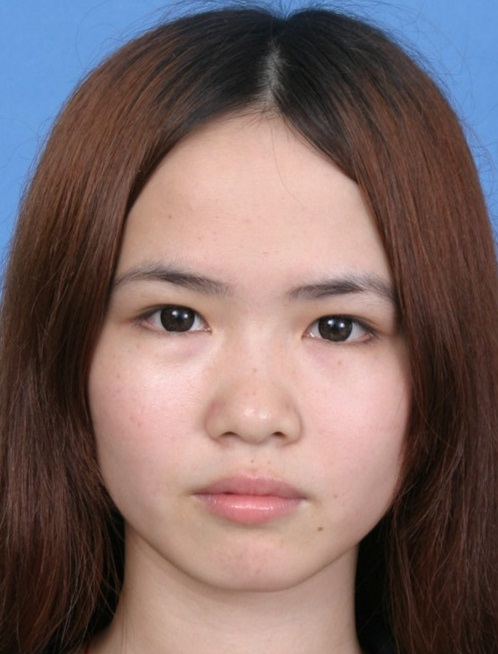
#> input picture female.jpg, 498 x 654 px
$ python Image.crop.py
#> lines starting #> are read from the running program, lines starting #| are printed output that depends on the picture
"""
Image.crop(box=None)
返回这个图像的一个矩形区域。
这个盒子是一个4元组，定义了左、上、右和下像素坐标。
参见Coordinate System.

注意：在Pillow 3.4.0之前，这是一个懒惰的操作。

PARAMETERS:
    box - 裁剪的矩形，是一个（左、上、右、下）的元组。

RETURN TYPE:
    图像

RETURNS:
    一个图像对象。

这将用提供的坐标裁剪输入的图像。
"""
from PIL import Image
with Image.open('../../../female.jpg') as im:
#> im is the input picture: PIL image 498x654 RGB; mean R, G, B 124, 102.9, 101
    print(im.size)
#| (498, 654)
    im.show()
    # 图像模块的裁剪方法需要四个坐标作为输入。
    # 右边也可以表示为（左+宽），下面可以表示为（上+高）。
    (left, upper, right, lower) = (20,20,100,100)
    # 在这里，图像 "im "被裁剪并分配给新的变量im_crop
    im_crop = im.crop((left,upper,right,lower))
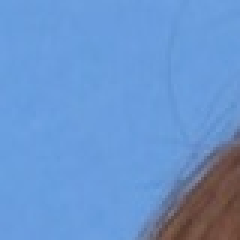
#> im_crop: PIL image 80x80 RGB (shown 3 times larger); mean R, G, B 105.7, 149, 205.4
    print(im_crop.size)
#| (80, 80)
    im_crop.show()
